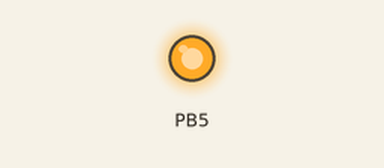
A program run on a simulated ATmega328P, built with avr-gcc and emulated at 16 MHz. Parts: output pins drawn as LEDs (lit = HIGH).

Above: at 0.1 s.
Timing chart, 0 to 1.6 s (numbered marks = the images above):
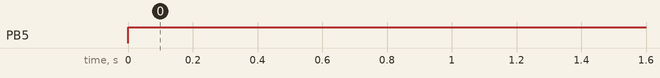

The program:

main.c
```c
/*
 * CTM_COMPARE_TIMER.c
 *
 * Created: 19-09-2025 20:37:42
 * Author : MinnuDiary
 */
#define F_CPU 16000000UL
#include <avr/io.h>


int main(void)
{
    DDRB |=(1<<DDB5); // OUTPUT

	TCCR0A|=(1<<WGM01); //BRING TO CTC MODE
	OCR0A=200;//SET POINT (COMPARISON VALUE)
	TCNT0=0;
	TCCR0B|=(1<<CS00);//NO PRESCALING
	TIFR0|=(1<<OCF0A); // RESET COMPARISON FLAG INITIALLY TO 0 (WIERD METHOD)

    while (1)
    {
		PORTB^=(1<<PORTB5);

		for(int i=0;i<160000;i++) //FOR 2 SECOND DELAY
		{
			while(!(TIFR0 &(1<<OCF0A)))
			{

			}
			TIFR0|=(1<<OCF0A); // RESET COMPARISON FLAG INITIALLY TO 0 (WIERD METHOD)

		}

    }
}
```

Measured:
- by itself, PB5: LOW → HIGH at 0.00 s
